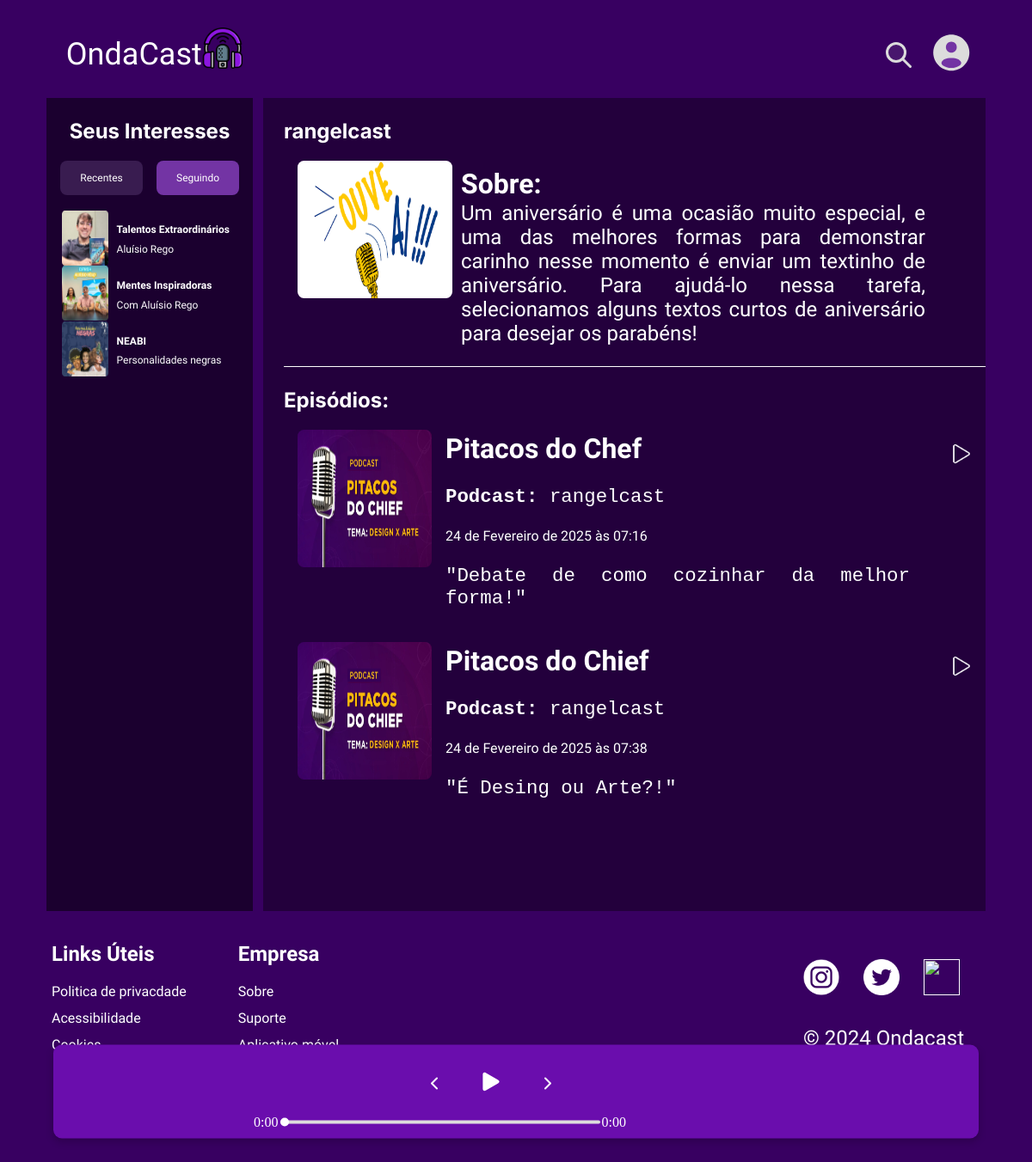
/podcast/10/ (signed in), run on the app's committed database.
### podcast/models.py (models this page shows, shortened)
class Podcast(models.Model):
    criador = models.ForeignKey(User, on_delete=models.CASCADE, null=True)
    nome = models.CharField(max_length=100)
    descricao = models.TextField()
    foto = models.ImageField(upload_to='media/fotos', default='media/fotos/img/user-default.jpg')
    data_criacao = models.DateTimeField(default=timezone.now)  # Campo de data

class Episodio(models.Model):
    podcast = models.ForeignKey('Podcast', on_delete=models.CASCADE, default=1, related_name='episodios')
    episodio_id = models.AutoField(primary_key=True)
    titulo = models.CharField(max_length=100)
    descricao = models.TextField()
    capa = models.ImageField(upload_to='podcast/media/capas')
    arquivo_audio = models.FileField(upload_to='podcast/media/episodios')
    data_publicacao = models.DateTimeField(default=timezone.now)  # Campo de data

### podcast/views.py (the view)
# urls.py: path('podcast/<int:podcast_id>/', podcast_page, name='podcast_page'),
@login_required
def podcast_page(request, podcast_id):
    podcast = get_object_or_404(Podcast, id=podcast_id)
    episodios = Episodio.objects.filter(podcast=podcast).select_related('podcast')
    return render(request, 'podcast/podcast_page.html', {'podcast': podcast, 'episodios': episodios})

### podcast/templates/podcast/podcast_page.html (shortened to what this page needs)
{% extends 'podcast/base.html' %}
{% load static %}
{% block navegar-home %}
<a href="{% url 'index' %}"><h1>OndaCast</h1></a>
<a href="{% url 'index' %}"></a><img src="{% static "user/img/headphones.png" %}" alt=""></a>
{% endblock %}
{% block main %}
<div class="conteudo-main">
    <div class="card-lateral">
        <h2>Seus Interesses</h2>
        <button id="btnRecentes">Recentes</button>
        <button id="btnSeguindo">Seguindo</button>
        <div class="barra-branca"></div>
        <div class="containerRecentes">
            <div class="recentes">
                <a href="">
                    <img src="{% static "user/img/talentos_extraordinarios.png" %}" alt="">
                    <div class="info-card-recentes">
                        <h4>Talentos Extraordinários</h4>
                        <p>Aluísio Rego</p>
                    </div>
                </a>
            </div>
            <div class="recentes">
                <a href="">
                    <img src="{% static "user/img/mentes_inspiradoras.png" %}" alt="">
                    <div class="info-card-recentes">
                        <h4>Mentes Inspiradoras</h4>
                        <p>Com Aluísio Rego</p>
                    </div>
                </a>
            </div>
                        <div class="recentes">
                <a href="">
                    <img src="{% static "user/img/neabi.png" %}" alt="">
                    <div class="info-card-recentes">
                        <h4>NEABI</h4>
                        <p>Personalidades negras</p>
                    </div>
                </a>
            </div>
        </div>
    </div>
    <div class="card-principal">
         <h2>{{podcast.nome}}</h2>
        <div class="podcast-content">
            <div class="sobre-podcast">
            <img src="{% if podcast.foto %}{{ podcast.foto.url }}{% else %}{% static 'user/img/user-default.jpg' %}{% endif %}" alt="Foto do Podcast">
            <div class="sobre">
                <div class="">
                    <h3>Sobre:</h3>
                </div>
                    <p>{{podcast.descricao}}</p>
                </div>
            </div>
            <div class="barra-branca-separadora"></div>
        </div>
        <h2>Episódios:</h2>
        <div class="eps-podcast">
{% for episodio in episodios %}
<div class="card-ep">
    <img src="{{ episodio.capa.url }}" alt="Capa do episódio">
    <div class="info-ep">
        <h3>{{ episodio.titulo }}</h3>
        <p><strong>Podcast:</strong> {{ episodio.podcast.nome }}</p>
        <span>{{ episodio.data_publicacao }}</span>
        <p>"{{ episodio.descricao }}"</p>
    </div>
    <div class="button-container">
        <button class="icon-button">
            <img src="{% static 'user/img/botao-play.png' %}" alt="Play"
                onclick="changePlayer('{{ episodio.capa.url }}', '{{ episodio.titulo }}', '{{ episodio.descricao }}', '{{ episodio.arquivo_audio.url }}')">
        </button>
    </div>
</div>
{% endfor %}
        </div>
        </div>
        <div class="play">
            <div class="play2">
                <div class="music-info">
                </div>
                <div class="player-container">
                    <div class="controls">
                        <button onclick="rewindAudio()">
                            <img src="{% static 'podcast/svg/chevron-left-svgrepo-com.svg' %}" alt="Voltar">
                        </button>
                        <button id="playBtn" onclick="togglePlay()">
                            <img src="{% static 'podcast/svg/play-button-arrowhead-svgrepo-com(2).svg' %}" alt="Play">
                        </button>
                        <button onclick="forwardAudio()">
                            <img src="{% static 'podcast/svg/chevron-right-svgrepo-com.svg' %}" alt="Avançar">
                        </button>
                    </div>
                    <div class="progress-container">
                        <span id="currentTime">0:00</span>
                        <input type="range" id="seekBar" value="0" step="1">
                        <span id="duration">0:00</span>
                    </div>
                </div>
            </div>
        </div>
    </div>
{% endblock %}

### podcast/static/podcast/css/podcast.css (style rules this page uses)
:root { --fundo-principal: #380061; --cor-fonte: #FFFFFF; --card-login: #1B002F; --card-principal: #23003C; --btn-lateral-normal: #7334a4; --btn-lateral-clicado: #391c50; --cards-adicionais: #1E1E1E; }
body { margin: 0; padding: 0; width: 100%; background-color: var(--fundo-principal); }
.container-body { display: flex; flex-direction: column; }
.navbar .logo a { text-decoration: none; color: inherit; }
.logo h1 { font-weight: lighter; font-size: 3vw; }
.logo img { margin-top: -1vh; width: 4vw; }
.profileCard li, a { text-decoration: none; list-style: none; }
.conteudo-main { display: flex; flex-direction: row; justify-content: center; }
.card-lateral { width: 20vw; background-color: var(--card-login); color: var(--cor-fonte); justify-items: center; transition: transform 0.3s ease; margin-right: 1.5vh; }
.card-lateral h2 { margin-top: 3vh; font-family: "Inter", sans-serif; font-size: 2vw; }
.card-lateral button { font-family: "Josefin Sans", sans-serif; font-size: 1vw; color: var(--cor-fonte); border-style: none; width: 8vw; height: 5vh; border-radius: 1vh; margin-left: 0.5vw; margin-right: 0.5vw; }
#btnRecentes { background-color: var(--btn-lateral-clicado); }
#btnSeguindo { background-color: var(--btn-lateral-normal); }
.card-principal { width: 70vw; min-height: 90vh; background-color: var(--card-principal); transition: transform 0.3s ease; }
.card-principal h2 { margin-top: 3vh; font-family: "Inter", sans-serif; font-size: 2vw; color: var(--cor-fonte); margin-left: 2vw; }
.barra-branca { width: 15vw; height: 0.2vh; margin-top: 2vh; }
.containerRecentes, .containerSeguindo { font-family: "Josefin Sans", sans-serif; }
.recentes img { margin-right: 0.5vw; margin-left: 1.5vw; height: 8vh; width: 4.5vw; }
.recentes a { text-decoration: none; width: 20vw; display: flex; flex-direction: row; align-items: center; justify-content: left; }
.info-card-recentes { font-size: 1vw; padding-left: 0.3vw; }
.info-card-recentes h4 { color: var(--cor-fonte); }
.info-card-recentes p { margin-top: -0.5vh; font-size: 1vw; font-weight: 100; color: var(--cor-fonte); }

### user/static/user/css/user.css (style rules this page uses)
h3 { font-size: 3vh; color: var(--cor-fonte); margin-top: 1vh; }

### podcast/static/podcast/css/podcast_page.css (style rules this page uses)
:root { --fundo-principal: #380061; --cor-fonte: #FFFFFF; --card-login: #1B002F; --card-principal: #23003C; --btn-lateral-normal: #7334a4; --btn-lateral-clicado: #391c50; --cards-adicionais: #1E1E1E; }
body { margin: 0; padding: 0; background-color: var(--fundo-principal); }
.barra-branca-separadora { width: 68vw; height: 1px; background-color: #FFFFFF; }
.eps-podcast { position: relative; overflow: hidden; margin-left: 5vh; height: 70vh; overflow-y: auto; scrollbar-width: none; }
.icon-button { background-color: transparent; border: none; cursor: pointer; padding: 0; width: 40px; height: 50px; display: flex; justify-content: center; align-items: center; border-radius: 50%; transition: background-color 0.3s ease; }
.icon-button img { max-width: 2vw; max-height: 3vh; display: block; }

### podcast/static/podcast/css/play.css (style rules this page uses)
.play { position: fixed; top: 88%; left: 50%; transform: translate(-50%, -50%); background: #6a0dad; color: white; padding: 10px; border-radius: 10px; width: 88vw; text-align: center; box-shadow: 0 4px 10px rgba(0, 0, 0, 0.2); }
.play2 { display: flex; flex-grow: 1; }
.music-info { display: flex; align-items: center; flex-grow: 1; }
.player-container { display: flex; flex-direction: column; width: 41%; margin-right: 50vh; }
.controls { display: flex; align-items: center; gap: 10px; margin-left: 24vh; }
button { background: none; border: none; color: white; font-size: 18px; cursor: pointer; }
.progress-container { display: flex; align-items: center; justify-content: space-between; width: 100%; }
input[type="range"] { -webkit-appearance: none; appearance: none; width: 100%; height: 4px; background: #ddd; border-radius: 5px; outline: none; cursor: pointer; }

### data on the page
Podcast: nome "rangelcast", foto (picture), descricao "Um aniversário é uma ocasião muito especial, e uma das melhores formas para demonstrar carinho nesse momento é enviar um textinho de aniversário. Para ajudá-lo nessa tarefa, selecionamos alguns textos curtos de aniversário para desejar os parabéns!"
Episodio: capa (picture), titulo "Pitacos do Chef", podcast.nome "rangelcast", data_publicacao "24 de Fevereiro de 2025 às 07:16", descricao "Debate de como cozinhar da melhor forma!"
Episodio: capa (picture), titulo "Pitacos do Chief", podcast.nome "rangelcast", data_publicacao "24 de Fevereiro de 2025 às 07:38", descricao "É Desing ou Arte?!"
